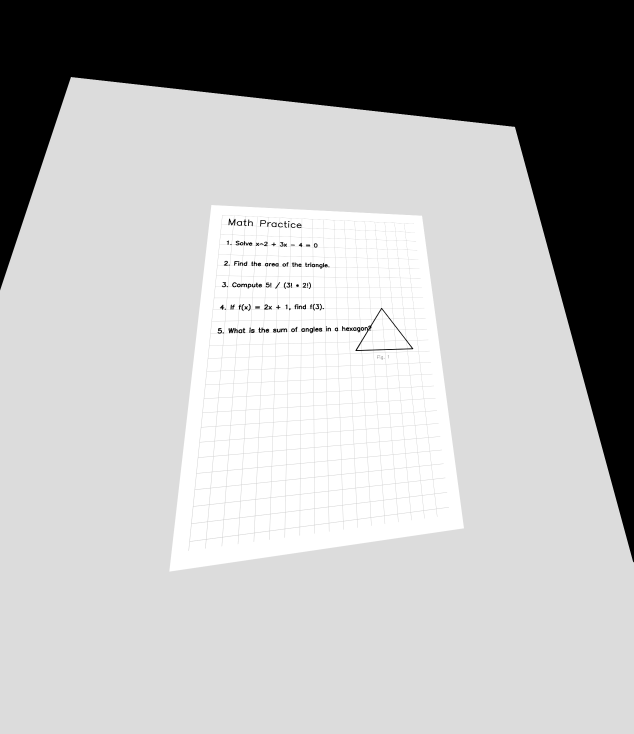
#> input picture tests/fixtures/scanner/angled_15deg.png, 1900 x 2200 px (shown at 1/3 size)
$ python -i scanner.py   (imports and definitions only)
#> lines starting #> are read from the running program, lines starting #| are printed output that depends on the picture; after the words box and inside, x2 and y2 are one past the last pixel; in counts of white or black regions, pixels touching at a corner belong together
"""Document scanner — photo to clean, perspective-corrected PNG.

Pipeline:
    1. Edge detection (Canny) + contour finding
    2. 4-point perspective transform to flatten the document
    3. Adaptive contrast/brightness normalization
    4. Output as lossless PNG
"""

from __future__ import annotations

import logging
from pathlib import Path

import cv2
import numpy as np

logger = logging.getLogger(__name__)


class ScanResult:
    """Result of a document scan."""

    __slots__ = ("image", "corners", "width", "height")

    def __init__(self, image: np.ndarray, corners: np.ndarray | None = None) -> None:
        self.image = image
        self.corners = corners
        self.height, self.width = image.shape[:2]


class DocumentScanner:
    """Scans a photo of a document into a clean, flat PNG."""

    def __init__(
        self,
        max_dimension: int = 2000,
        blur_kernel: int = 5,
        canny_threshold1: int = 50,
        canny_threshold2: int = 150,
        target_dpi: int = 300,
    ) -> None:
        self._max_dim = max_dimension
        self._blur_kernel = blur_kernel
        self._canny_t1 = canny_threshold1
        self._canny_t2 = canny_threshold2
        self._target_dpi = target_dpi

    # ------------------------------------------------------------------
    # Public API
    # ------------------------------------------------------------------

    def scan(self, image: np.ndarray) -> ScanResult | None:
        """Full scan pipeline: detect → warp → enhance.

        Returns ScanResult on success, None if no document detected.
        """
        working = self._resize_for_processing(image)

        corners = self._detect_document_corners(working)
        if corners is None:
            logger.warning("No document contour detected — using fallback crop")
            corners = self._fallback_corners(working)

        # Scale corners back to original image dimensions
        scale_x = image.shape[1] / working.shape[1]
        scale_y = image.shape[0] / working.shape[0]
        corners_original = (corners * np.array([[scale_x, scale_y]], dtype=np.float32)).astype(np.float32)

        warped = self._perspective_transform(image, corners_original)
        enhanced = self._enhance(warped)

        return ScanResult(enhanced, corners_original)

    def scan_file(self, path: str) -> ScanResult | None:
        """Load an image file and scan it."""
        image = cv2.imread(path)
        if image is None:
            logger.error("Cannot read image: %s", path)
            return None
        return self.scan(image)

    def save(self, result: ScanResult, path: str) -> bool:
        """Save scan result as PNG."""
        try:
            cv2.imwrite(path, result.image, [cv2.IMWRITE_PNG_COMPRESSION, 6])
            return True
        except Exception as exc:
            logger.error("Failed to save scan: %s", exc)
            return False

    # ------------------------------------------------------------------
    # Step 1: Resize for processing
    # ------------------------------------------------------------------

    def _resize_for_processing(self, image: np.ndarray) -> np.ndarray:
        h, w = image.shape[:2]
        if max(h, w) <= self._max_dim:
            return image.copy()
        scale = self._max_dim / max(h, w)
        return cv2.resize(image, (int(w * scale), int(h * scale)))

    # ------------------------------------------------------------------
    # Step 2: Detect document corners
    # ------------------------------------------------------------------

    def _detect_document_corners(self, image: np.ndarray) -> np.ndarray | None:
        gray = cv2.cvtColor(image, cv2.COLOR_BGR2GRAY)
        blurred = cv2.GaussianBlur(gray, (self._blur_kernel, self._blur_kernel), 0)
        edges = cv2.Canny(blurred, self._canny_t1, self._canny_t2)

        # Dilate edges to close gaps
        kernel = cv2.getStructuringElement(cv2.MORPH_RECT, (3, 3))
        edges = cv2.dilate(edges, kernel, iterations=1)

        contours, _ = cv2.findContours(edges, cv2.RETR_EXTERNAL, cv2.CHAIN_APPROX_SIMPLE)
        if not contours:
            return None

        # Sort by area, largest first
        contours = sorted(contours, key=cv2.contourArea, reverse=True)

        for contour in contours[:5]:
            perimeter = cv2.arcLength(contour, True)
            approx = cv2.approxPolyDP(contour, 0.02 * perimeter, True)

            if len(approx) == 4 and cv2.contourArea(approx) > 1000:
                return self._order_corners(approx.reshape(4, 2).astype(np.float32))

        return None

    def _fallback_corners(self, image: np.ndarray) -> np.ndarray:
        """Use full image as document when no contour detected."""
        h, w = image.shape[:2]
        margin = 5
        return np.array([
            [margin, margin],
            [w - margin, margin],
            [w - margin, h - margin],
            [margin, h - margin],
        ], dtype=np.float32)

    @staticmethod
    def _order_corners(corners: np.ndarray) -> np.ndarray:
        """Order corners: top-left, top-right, bottom-right, bottom-left."""
        rect = np.zeros((4, 2), dtype=np.float32)
        s = corners.sum(axis=1)
        diff = np.diff(corners, axis=1).flatten()

        rect[0] = corners[np.argmin(s)]      # top-left: smallest sum
        rect[2] = corners[np.argmax(s)]      # bottom-right: largest sum
        rect[1] = corners[np.argmin(diff)]   # top-right: smallest diff
        rect[3] = corners[np.argmax(diff)]   # bottom-left: largest diff
        return rect

    # ------------------------------------------------------------------
    # Step 3: Perspective transform
    # ------------------------------------------------------------------

    def _perspective_transform(self, image: np.ndarray, corners: np.ndarray) -> np.ndarray:
        """Warp the image to a flat, top-down view."""
        # Compute target dimensions
        (tl, tr, br, bl) = corners

        width_top = np.linalg.norm(tr - tl)
        width_bottom = np.linalg.norm(br - bl)
        max_width = int(max(width_top, width_bottom))

        height_left = np.linalg.norm(bl - tl)
        height_right = np.linalg.norm(br - tr)
        max_height = int(max(height_left, height_right))

        # Ensure minimum size
        max_width = max(max_width, 100)
        max_height = max(max_height, 100)

        dst = np.array([
            [0, 0],
            [max_width - 1, 0],
            [max_width - 1, max_height - 1],
            [0, max_height - 1],
        ], dtype=np.float32)

        matrix = cv2.getPerspectiveTransform(corners, dst)
        warped = cv2.warpPerspective(image, matrix, (max_width, max_height))
        return warped

    # ------------------------------------------------------------------
    # Step 4: Enhancement
    # ------------------------------------------------------------------

    def _enhance(self, image: np.ndarray) -> np.ndarray:
        """Adaptive contrast/brightness normalization."""
        gray = cv2.cvtColor(image, cv2.COLOR_BGR2GRAY)

        # CLAHE (Contrast Limited Adaptive Histogram Equalization)
        clahe = cv2.createCLAHE(clipLimit=2.0, tileGridSize=(8, 8))
        enhanced_gray = clahe.apply(gray)

        # Adaptive threshold for clean text
        binary = cv2.adaptiveThreshold(
            enhanced_gray, 255,
            cv2.ADAPTIVE_THRESH_GAUSSIAN_C,
            cv2.THRESH_BINARY,
            blockSize=15,
            C=10,
        )

        # Convert back to BGR (white background, black text)
        result = cv2.cvtColor(binary, cv2.COLOR_GRAY2BGR)
        return result

>>> import cv2
>>> picture = cv2.imread('../../../tests/fixtures/scanner/angled_15deg.png')
#> picture is the input picture: shape (2200, 1900, 3); min 0, max 255, mean 178.5
>>> result = DocumentScanner().scan(picture)
#> in _detect_document_corners, `edges = cv2.Canny(blurred, self._canny_t1, self._canny_t2)`:
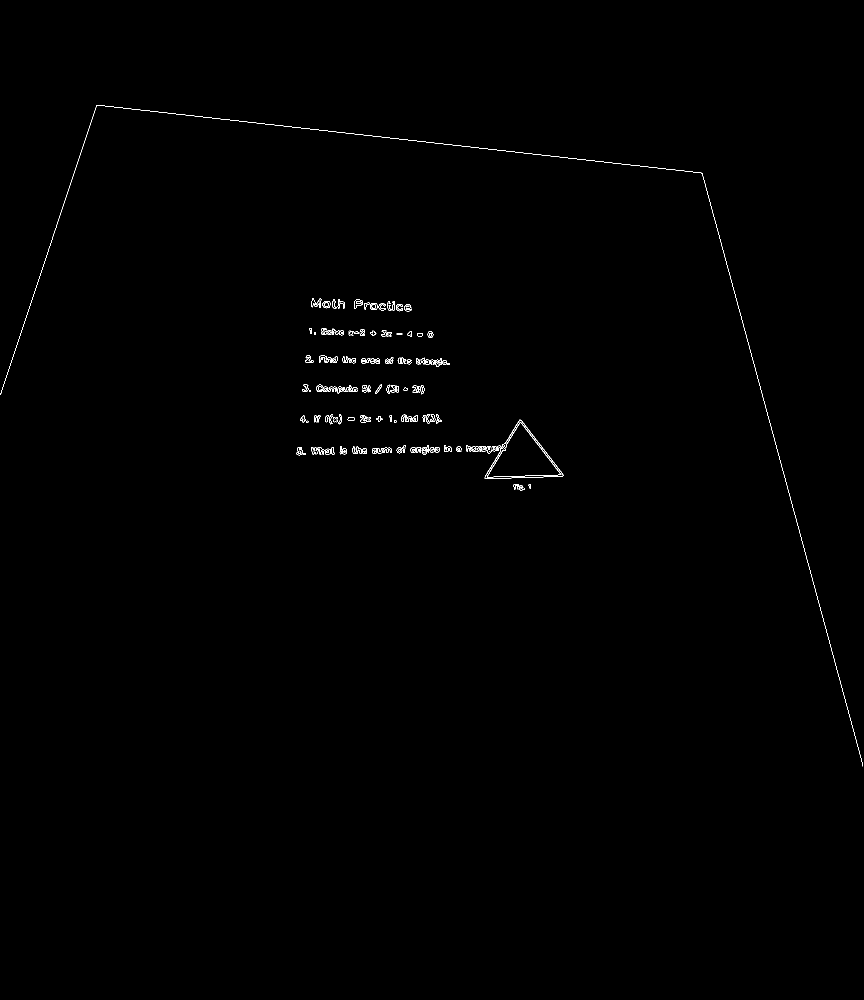
#> edges: shape (2000, 1727) (shown at 1/2 size); 0.3% white in thin lines or dots, all inside (x1, y1, x2, y2) = (1, 210, 1726, 1533)
#> in _detect_document_corners, `edges = cv2.dilate(edges, kernel, iterations=1)`:
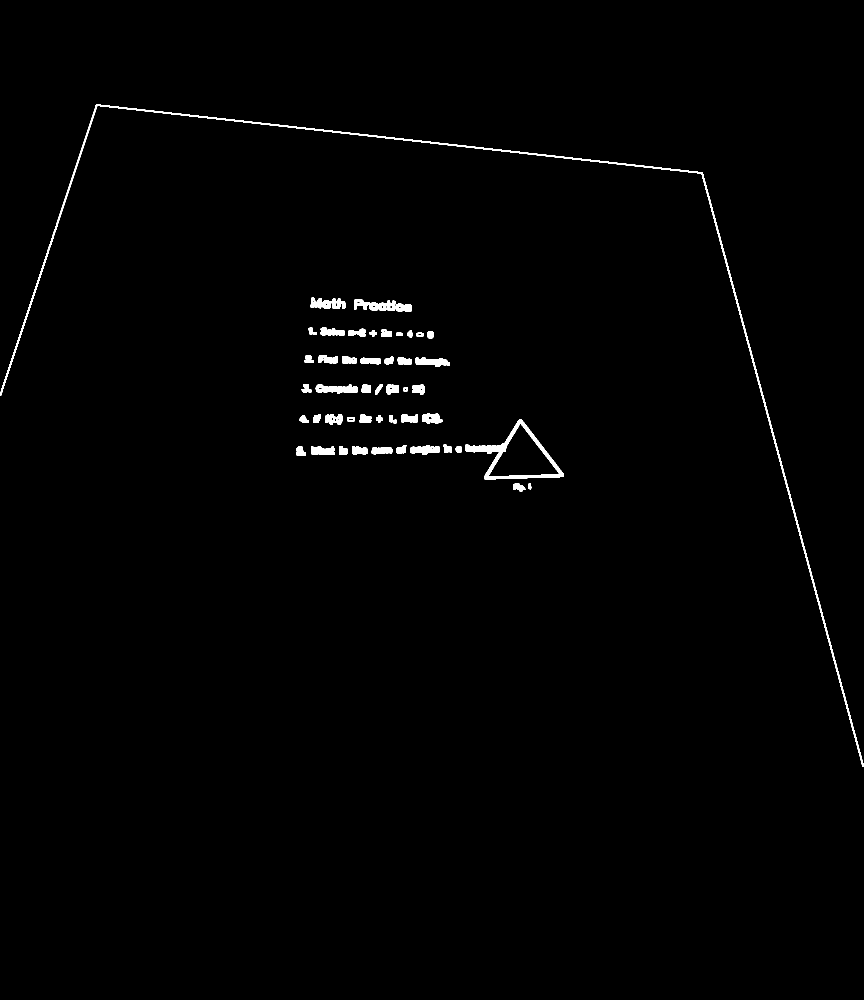
#> edges: shape (2000, 1727) (shown at 1/2 size); 0.9% white; 52 white regions
#> in _detect_document_corners, `contours, _ = cv2.findContours(edges, cv2.RETR_EXTERNAL, cv2.CHAIN_APP..`: contours = 52 contours; largest, box (x1, y1, x2, y2) and area: (931, 838, 1128, 959) 10948, (0, 209, 1727, 1534) 7258, (708, 598, 791, 622) 1028, (631, 768, 716, 788) 982, (831, 714, 900, 734) 774
#> the loop in _detect_document_corners, `for contour in contours[:5]:` made 5 passes
#> perimeter on passes 1 to 4: 629.9, 6496.5, 348.4, 228.7
#> (perimeter, approx) on pass 5: (184.7, [[831, 716], [834, 729], [899, 730], [884, 716]])
#> in scan, `corners = self._fallback_corners(working)`: corners = [[5, 5], [1722, 5], [1722, 1995], [5, 1995]]
#> in scan, `corners_original = (corners * np.array([[scale_x, scale_y]], dtype=np...`: corners_original = [[5.5, 5.5], [1894.5, 5.5], [1894.5, 2194.5], [5.5, 2194.5]]
#> in _perspective_transform, `(tl, tr, br, bl) = corners`: tl = [5.5, 5.5]; tr = [1894.5, 5.5]; br = [1894.5, 2194.5]; bl = [5.5, 2194.5]
#> in _perspective_transform, `width_top = np.linalg.norm(tr - tl)`: width_top = 1889
#> in _perspective_transform, `max_width = int(max(width_top, width_bottom))`: max_width = 1888
#> in _perspective_transform, `height_left = np.linalg.norm(bl - tl)`: height_left = 2189
#> in _perspective_transform, `dst = np.array([ [0, 0], [max_width - 1, 0], [max_width - 1, max_heigh..`: dst = [[0, 0], [1887, 0], [1887, 2188], [0, 2188]]
#> in _perspective_transform, `matrix = cv2.getPerspectiveTransform(corners, dst)`: matrix = [[0.999, 5.49e-19, -5.5], [9.38e-19, 1, -5.5], [-3.05e-20, 0, 1]]
#> in _enhance, `binary = cv2.adaptiveThreshold( enhanced_gray, 255, cv2.ADAPTIVE_THRES..`:
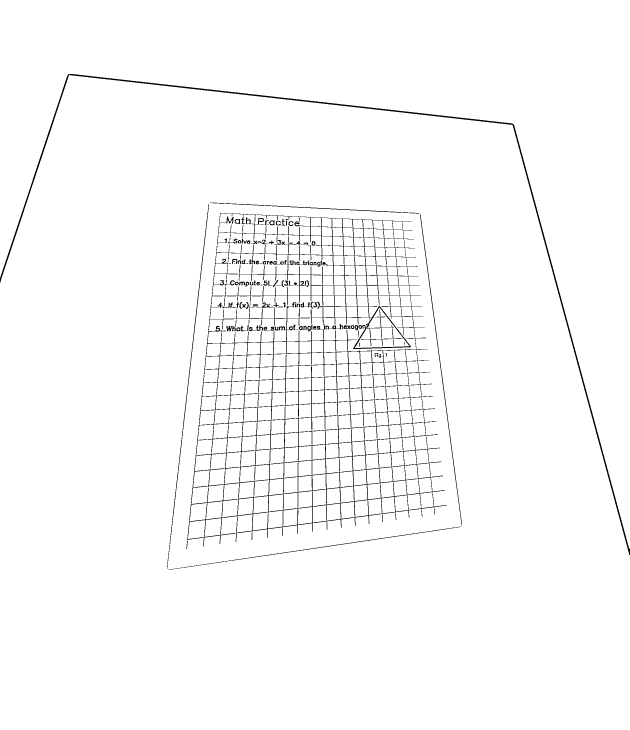
#> binary: shape (2189, 1888) (shown at 1/3 size); 98% white; black in thin lines or dots, all inside (x1, y1, x2, y2) = (0, 222, 1888, 1710)

$ run again, on tests/fixtures/scanner/angled_30deg.png
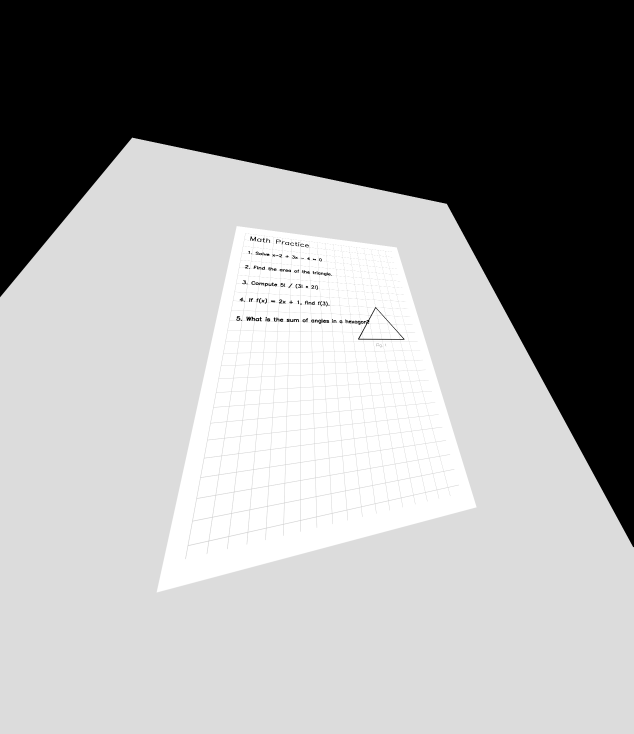
#> input picture tests/fixtures/scanner/angled_30deg.png, 1900 x 2200 px (shown at 1/3 size)
#> picture is the input picture: shape (2200, 1900, 3); min 0, max 255, mean 152.7
#> in _detect_document_corners, `edges = cv2.dilate(edges, kernel, iterations=1)`:
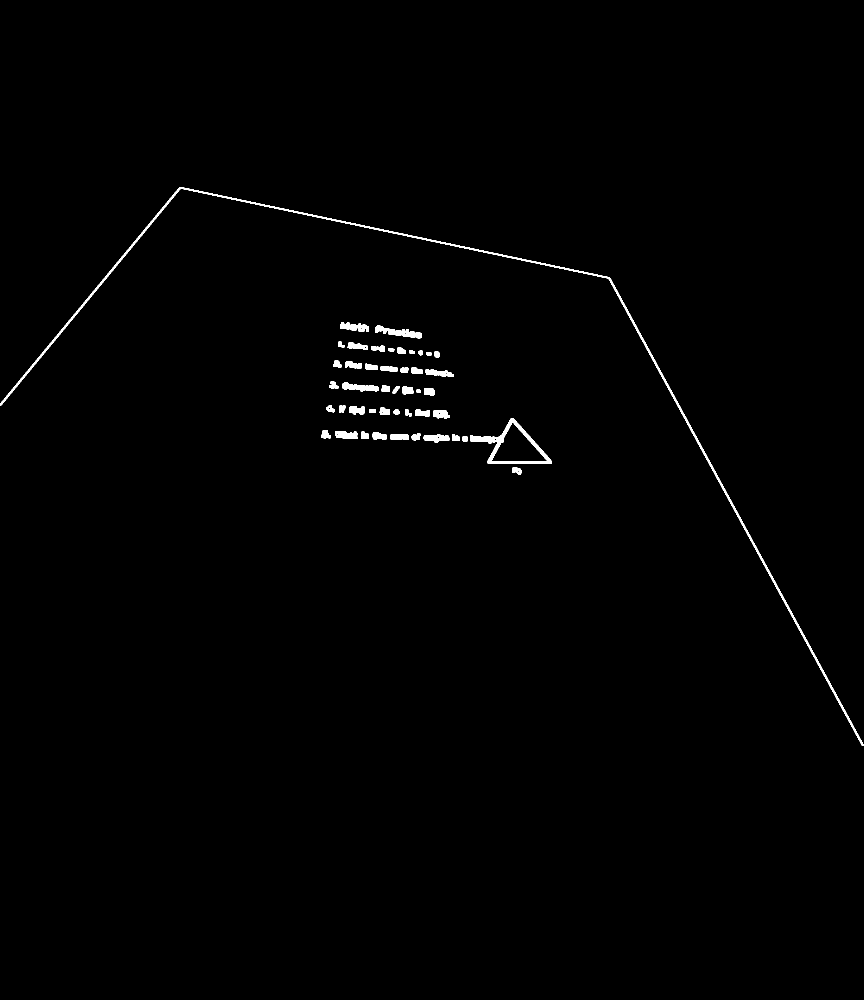
#> edges: shape (2000, 1727) (shown at 1/2 size); 0.71% white; 48 white regions
#> contours = 48 contours; largest, box (x1, y1, x2, y2) and area: (0, 374, 1727, 1492) 7408, (940, 836, 1104, 928) 6986, (684, 765, 757, 783) 707, (680, 644, 738, 664) 598, (847, 868, 899, 885) 534
#> the loop in _detect_document_corners, `for contour in contours[:5]:` made 5 passes
#> perimeter on passes 1 to 5: 5326.2, 487.4, 183.4, 192, 130.5
#> corners = [[5, 5], [1722, 5], [1722, 1995], [5, 1995]]
#> corners_original = [[5.5, 5.5], [1894.5, 5.5], [1894.5, 2194.5], [5.5, 2194.5]]
#> tl = [5.5, 5.5]; tr = [1894.5, 5.5]; br = [1894.5, 2194.5]; bl = [5.5, 2194.5]
#> width_top = 1889
#> max_width = 1888
#> height_left = 2189
#> dst = [[0, 0], [1887, 0], [1887, 2188], [0, 2188]]
#> matrix = [[0.999, 5.49e-19, -5.5], [9.38e-19, 1, -5.5], [-3.05e-20, 0, 1]]
#> in _enhance, `binary = cv2.adaptiveThreshold( enhanced_gray, 255, cv2.ADAPTIVE_THRES..`:
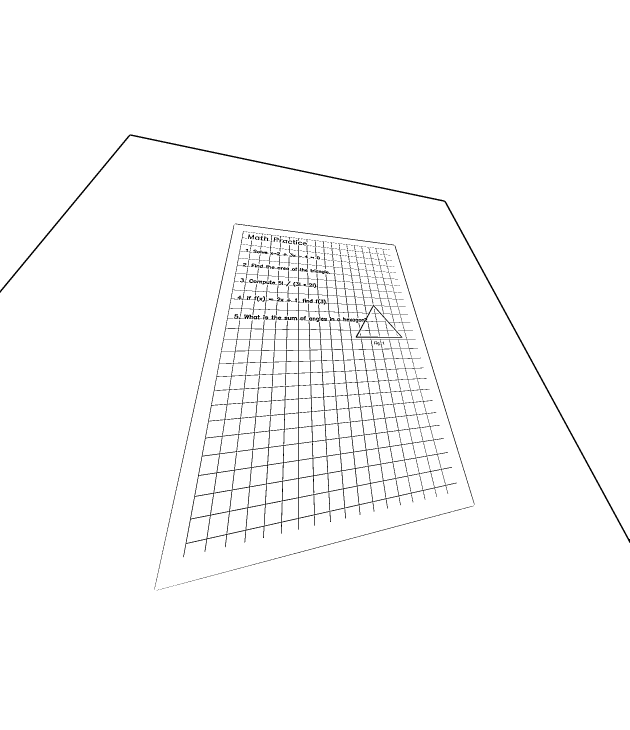
#> binary: shape (2189, 1888) (shown at 1/3 size); 98.3% white; black in thin lines or dots, all inside (x1, y1, x2, y2) = (0, 403, 1888, 1772)
